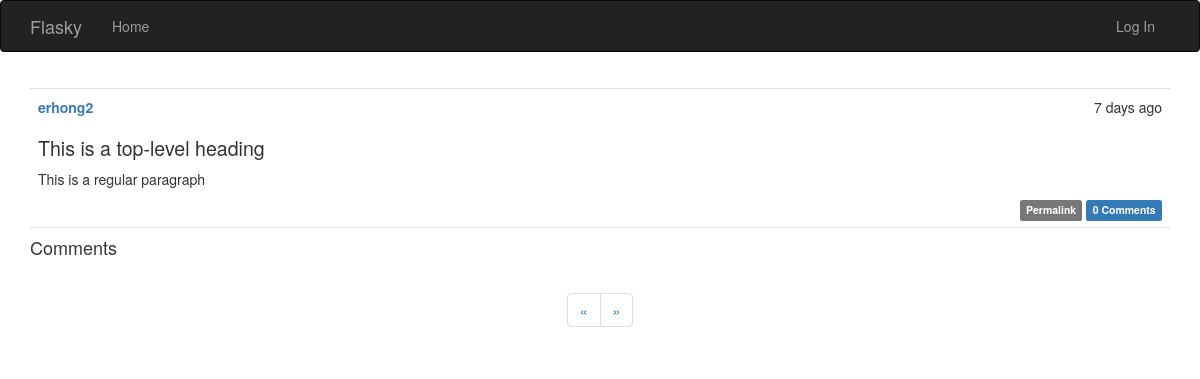
The app's page /post/103, older data.
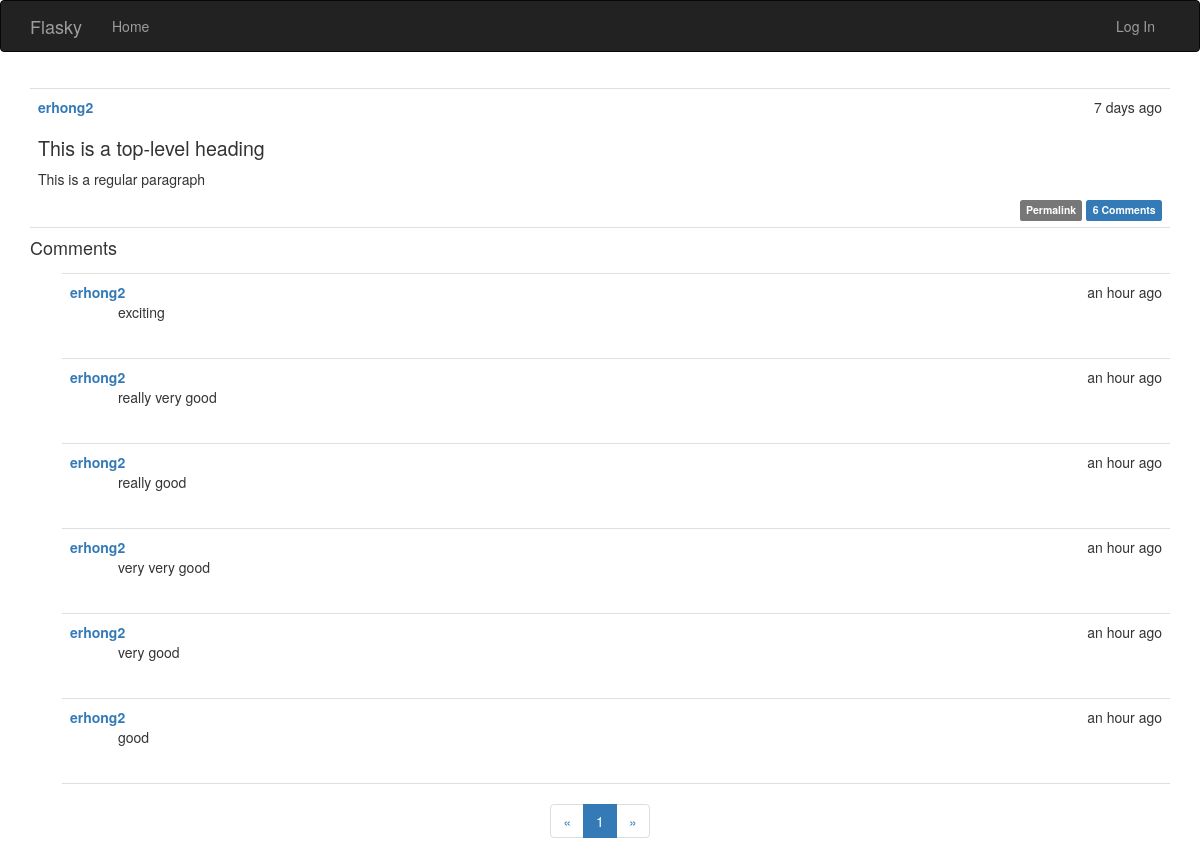
The same page, newer data.
### app/models.py (models this page shows, shortened)
class Post(db.Model):
    __tablename__ = 'posts'
    id = db.Column(db.Integer, primary_key=True)
    body = db.Column(db.Text)
    timestamp = db.Column(db.DateTime, index=True, default=datetime.utcnow)
    author_id = db.Column(db.Integer, db.ForeignKey('users.id'))
    body_html = db.Column(db.Text)
    comments = db.relationship('Comment', backref='post', lazy='dynamic')

class User(UserMixin, db.Model):
    __tablename__ = 'users'
    id = db.Column(db.Integer, primary_key=True)
    email = db.Column(db.String(64), unique=True, index=True)
    username = db.Column(db.String(32), unique=True, index=True)
    password_hash = db.Column(db.String(128))
    confirmed = db.Column(db.Boolean, default=False)
    name = db.Column(db.String(64))
    location = db.Column(db.String(64))
    about_me = db.Column(db.Text())
    member_since = db.Column(db.DateTime(), default=datetime.utcnow)
    last_seen = db.Column(db.DateTime(), default=datetime.utcnow)
    role_id = db.Column(db.Integer, db.ForeignKey('roles.id'))
    posts = db.relationship('Post', backref='author', lazy='dynamic')
    followed = db.relationship('Follow',
                                foreign_keys=[Follow.follower_id],
                                backref=db.backref('follower', lazy='joined'),
                                lazy='dynamic',
                                cascade='all, delete-orphan')
    followers = db.relationship('Follow',
                                foreign_keys=[Follow.followed_id],
                                backref=db.backref('followed', lazy='joined'),
                                lazy='dynamic',
                                cascade='all, delete-orphan')
    comments = db.relationship('Comment', backref='author', lazy='dynamic')
    @property
    def password(self):
        raise AttributeError('password is not a readable attribute')

class Comment(db.Model):
    __tablename__= 'comments'
    id = db.Column(db.Integer, primary_key=True)
    body = db.Column(db.Text)
    body_html = db.Column(db.Text)
    timestamp = db.Column(db.DateTime, index=True, default=datetime.utcnow)
    disabled = db.Column(db.Boolean)
    author_id = db.Column(db.Integer, db.ForeignKey('users.id'))
    post_id = db.Column(db.Integer, db.ForeignKey('posts.id'))

### app/main/views.py (the view, shortened to what this page needs)
@main.route('/post/<int:id>', methods=['GET', 'POST'])
def post(id):
    post = Post.query.get_or_404(id)
    form = CommentForm()
    page = request.args.get('page', 1, type=int)
    if page == -1:
        page = (post.comments.count() - 1) / \
                current_app.config['FLASKY_COMMENTS_PER_PAGE'] + 1
    pagination = post.comments.order_by(Comment.timestamp.desc()).paginate(
                page, per_page=current_app.config['FLASKY_COMMENTS_PER_PAGE'],
                error_out=False)
    comments = pagination.items
    return render_template('post.html', posts=[post], form=form,
                        comments=comments, pagination=pagination)

### app/auth/views.py (called while the page is built)
@auth.before_app_request
def before_request():
    if current_user.is_authenticated:
        current_user.ping()
        if not current_user.confirmed \
            and request.endpoint \
            and request.endpoint[:5] != 'auth.' \
            and request.endpoint != 'static':
                return redirect(url_for('auth.unconfirmed'))

### app/main/__init__.py (called while the page is built)
@main.app_context_processor
def inject_permissions():
    return dict(Permission=Permission)

### app/models.py (called while the page is built)
    def can(self, permissions):
        return False

### app/templates/post.html (shortened to what this page needs)
{% extends "base.html" %}
{% import "bootstrap/wtf.html" as wtf %}
{% import "_macros.html" as macros %}
{% block page_content %}
{% include "_posts.html" %}
<div>
    <h4 id="comments">Comments</h4>
    {% include "_comments.html" %}
    {% if pagination %}
    <div class="pagination">
        {{ macros.pagination_widget(pagination, '.post', fragment='#comments', id=posts[0].id) }}
    </div>
    {% endif %}
</div>
{% endblock %}

### app/templates/_posts.html (shortened to what this page needs)
<ul class="posts">
    {% for post in posts %}
    <li class="post">
        <div class="post-date">{{ moment(post.timestamp).fromNow() }}</div>
        <div class="post-author">
            <a href="{{ url_for('main.user', username=post.author.username) }}">
            {{ post.author.username }}
            </a>
        </div>
            <div class="post-body">
            {% if post.body_html %}
                {{ post.body_html | safe }}
            {% else %}
                {{ post.body }}
            {% endif %}
            </div>
            <div class="post-footer">
                <a href="{{ url_for('main.post', id=post.id) }}">
                    <span class="label label-default">Permalink</span>
                </a>
                <a href="{{ url_for('main.post', id=post.id) }}#comments">
                    <span class="label label-primary">
                        {{ post.comments.count() }} Comments
                    </span>
                </a>
            </div>
    </li>
    {% endfor %}
</ul>

### app/templates/_comments.html
<ul class="comments">
    {% for comment in comments %}
    <li class="comment">
        <div class="comment-date">{{ moment(comment.timestamp).fromNow() }}</div>
        <div class="comment-author">
            <a href="{{ url_for('main.user', username=comment.author.username) }}">
            {{ comment.author.username }}
            </a>
        </div>
        <div class="comment-content">
            {% if comment.body_html %}
                {{ comment.body_html | safe }}
            {% else %}
                {{ comment.body }}
            {% endif %}
        </div>
    </li>
    {% endfor %}
</ul>

Row changes from the older to the newer data that the page shows:
computed for Post "This is a top-level heading This is a regular paragraph": comments.count "0" → "6"
added Comment: timestamp "an hour ago", author.username "erhong2", body_html "exciting"
added Comment: timestamp "an hour ago", author.username "erhong2", body_html "really very good"
added Comment: timestamp "an hour ago", author.username "erhong2", body_html "really good"
added Comment: timestamp "an hour ago", author.username "erhong2", body_html "very very good"
added Comment: timestamp "an hour ago", author.username "erhong2", body_html "very good"
added Comment: timestamp "an hour ago", author.username "erhong2", body_html "good"
Text that changed along with them:
new list line: "1"
